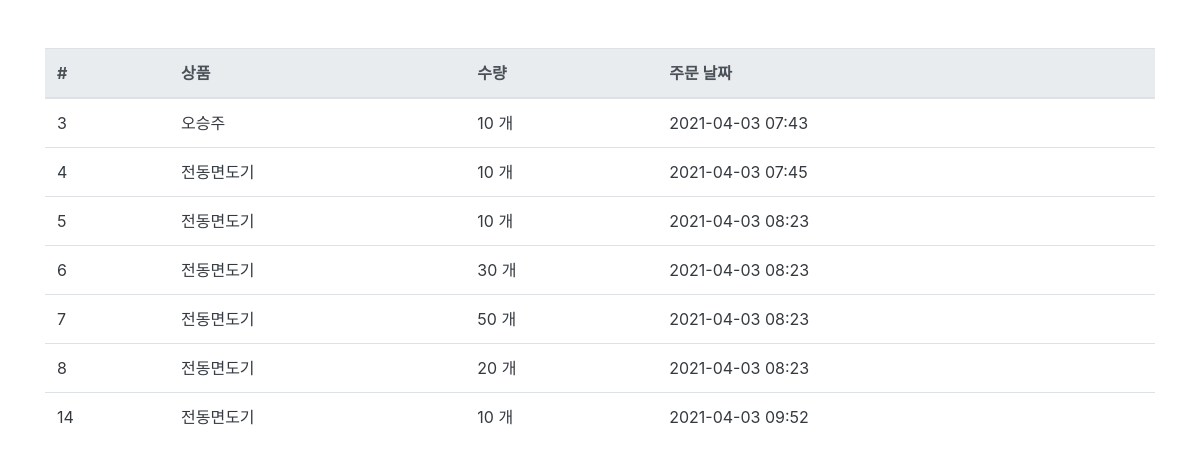
The app's page /order/ (signed in), older data.
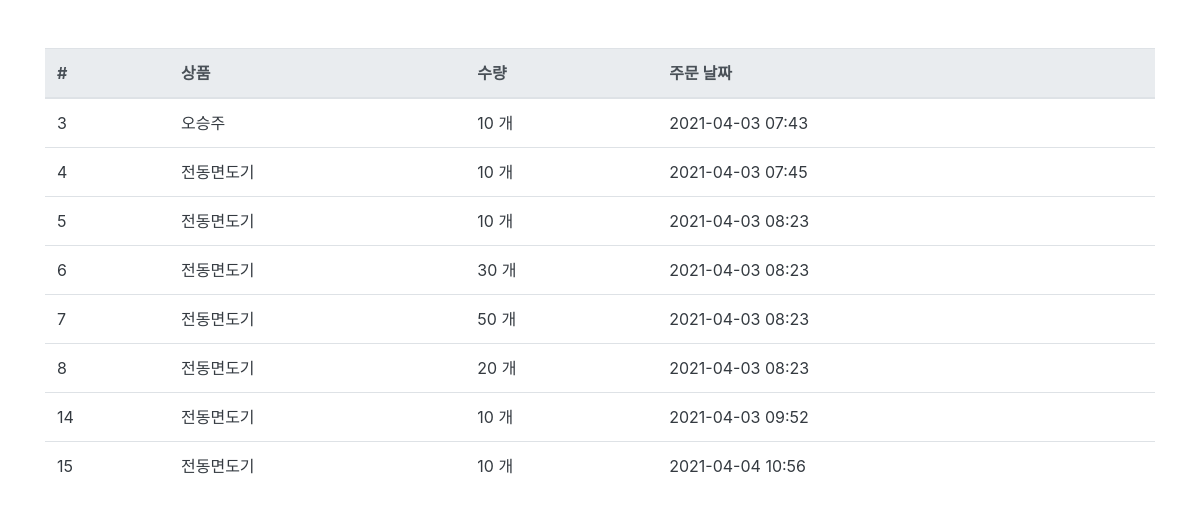
The same page, newer data.
### order/models.py (models this page shows, shortened)
class Order(models.Model):
    fcuser = models.ForeignKey("fcuser.Fcuser", verbose_name=" 사용자" , on_delete=models.CASCADE)
    product = models.ForeignKey('product.Product', verbose_name = "상품", on_delete=models.CASCADE)
    quantity = models.IntegerField(verbose_name = "수량")
    register_date = models.DateTimeField(verbose_name = "등록 날짜", auto_now_add=True)
    class Meta:
        db_table = "order"
        verbose_name = "주문"
        verbose_name_plural = "주문"

### product/models.py (models this page shows)
class Product(models.Model):
    name = models.CharField(verbose_name = "상품명", max_length=50)
    price = models.IntegerField(verbose_name = "상품가격")
    description = models.TextField(verbose_name = "상품설명")
    stock = models.IntegerField(verbose_name = "재고")
    register_date = models.DateTimeField(verbose_name = "상품등록일", auto_now_add=True)
    def __str__(self):
        return self.name
    class Meta:
        db_table = "product"
        verbose_name = "상품"
        verbose_name_plural = "상품"

### order/views.py (the view)
# urls.py: path('order/', OrderList.as_view()),
@method_decorator(login_required, name = 'dispatch')
class OrderList(ListView):
    model = Order
    template_name = 'order.html'
    context_object_name = "ordered_list"
    def get_queryset(self, **kwargs):
        queryset = Order.objects.filter(fcuser__email=self.request.session.get('user'))
        return queryset

### fcuser/decorator.py (called while the page is built)
def login_required(function):
    def wrap(request, *args, **kwards):  # 데코레이팅 당하는 함수의 인수까지 고려해주어야 하므로
        email = request.session.get('user')
        if email == None or not email:
            return redirect('/login')
        return function(request, *args, **kwards)
    return wrap

### order/templates/order.html
{% extends "base.html" %}
{% load humanize %}
{%block contents%}
<div class="row mt-5">
<div class="col-12">
    <table class="table">
 <thead class="thead-light">
   <tr>
      <th>#</th>
      <th>상품</th>
      <th>수량</th>
      <th>주문 날짜</th>
   </tr>
 </thead>
 <tbody class="text-dark">
 {% for order in ordered_list%}
   <tr>
       <td>{{order.id}}</td>
      <td>{{order.product}}</td>
      <td>{{order.quantity|intcomma }} 개</td>
      <td>{{order.register_date| date:'Y-m-d H:i'}}</td>
   </tr>
   {%endfor%}
 </tbody>
</table>
</div>
</div>
{%endblock%}

Row changes from the older to the newer data that the page shows:
added Order: id "15", product "전동면도기", quantity "10", register_date "2021-04-04 10:56"
